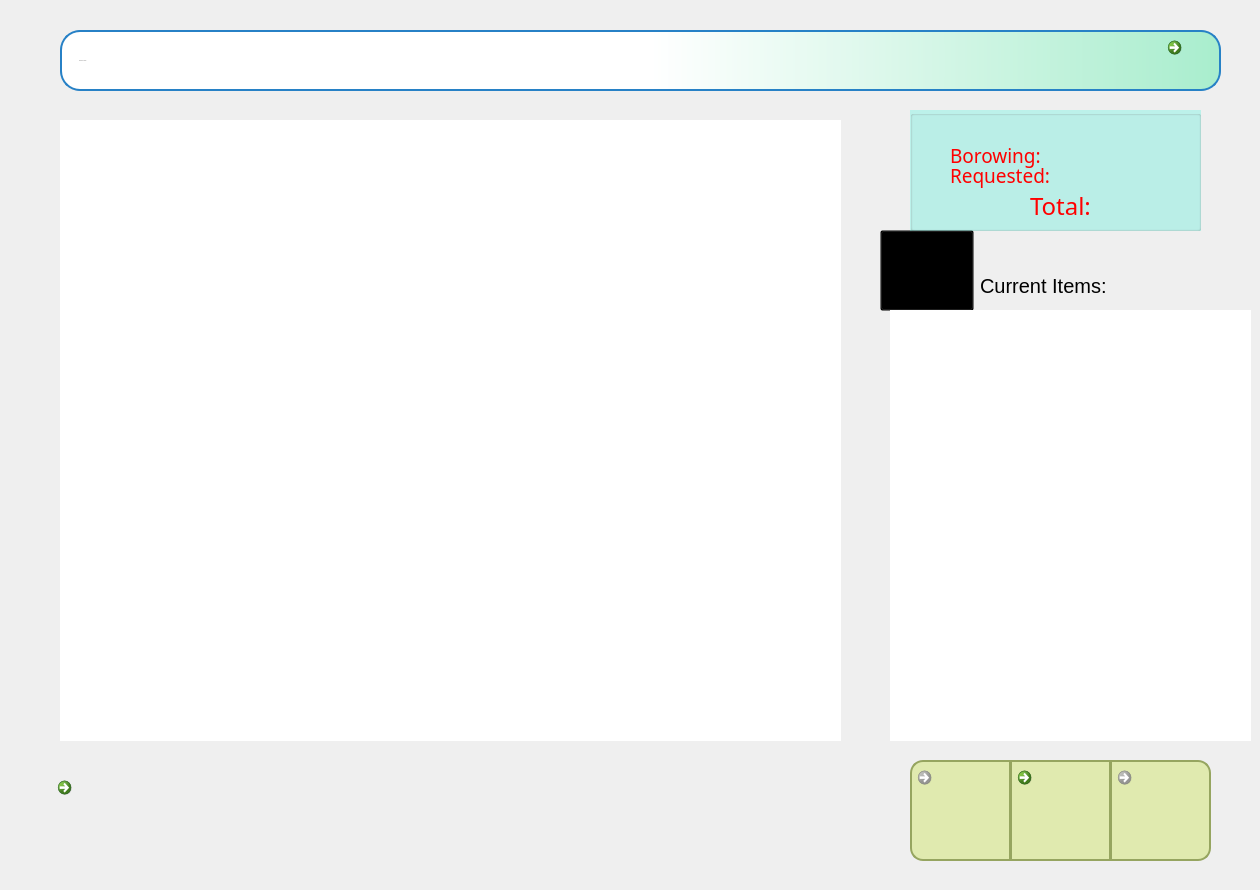
   <widget class="QWidget" name="searchPage">
    <property name="styleSheet">
     <string notr="true"/>
    </property>
    <widget class="QLineEdit" name="searchLine">
     <property name="geometry">
      <rect>
       <x>60</x>
       <y>30</y>
       <width>1161</width>
       <height>61</height>
      </rect>
     </property>
     <property name="font">
      <font>
       <pointsize>-1</pointsize>
      </font>
     </property>
     <property name="focusPolicy">
      <enum>Qt::StrongFocus</enum>
     </property>
     <property name="styleSheet">
      <string notr="true">border: 2px solid #2781c6;
border-radius: 20px;

background-color: qlineargradient(spread:pad, x1:1, y1:0, x2:0, y2:0, stop:0 rgba(168, 237, 205, 255), stop:0.492611 rgba(255, 255, 255, 255));

padding: 15px;</string>
     </property>
     <property name="text">
      <string/>
     </property>
     <property name="placeholderText">
      <string>Search for books</string>
     </property>
     <property name="clearButtonEnabled">
      <bool>true</bool>
     </property>
    </widget>
    <widget class="QListWidget" name="listWidget_2">
     <property name="geometry">
      <rect>
       <x>60</x>
       <y>120</y>
       <width>781</width>
       <height>621</height>
      </rect>
     </property>
     <property name="font">
      <font>
       <family>Rockwell</family>
       <pointsize>20</pointsize>
      </font>
     </property>
     <property name="cursor" stdset="0">
      <cursorShape>PointingHandCursor</cursorShape>
     </property>
     <property name="mouseTracking">
      <bool>true</bool>
     </property>
     <property name="toolTipDuration">
      <number>10</number>
     </property>
     <property name="layoutDirection">
      <enum>Qt::LeftToRight</enum>
     </property>
     <property name="styleSheet">
      <string notr="true"/>
     </property>
     <property name="frameShape">
      <enum>QFrame::NoFrame</enum>
     </property>
     <property name="frameShadow">
      <enum>QFrame::Sunken</enum>
     </property>
     <property name="iconSize">
      <size>
       <width>80</width>
       <height>150</height>
      </size>
     </property>
     <property name="textElideMode">
      <enum>Qt::ElideRight</enum>
     </property>
     <property name="verticalScrollMode">
      <enum>QAbstractItemView::ScrollPerPixel</enum>
     </property>
     <property name="horizontalScrollMode">
      <enum>QAbstractItemView::ScrollPerPixel</enum>
     </property>
     <property name="sortingEnabled">
      <bool>true</bool>
     </property>
    </widget>
    <widget class="QPushButton" name="pushButton">
     <property name="geometry">
      <rect>
       <x>880</x>
       <y>230</y>
       <width>94</width>
       <height>81</height>
      </rect>
     </property>
     <property name="styleSheet">
      <string notr="true">border-image: url(:/LIBPRO/cart.png);
background: transparent;</string>
     </property>
     <property name="text">
      <string/>
     </property>
    </widget>
    <widget class="QGroupBox" name="groupBox_2">
     <property name="geometry">
      <rect>
       <x>910</x>
       <y>110</y>
       <width>291</width>
       <height>121</height>
      </rect>
     </property>
     <property name="styleSheet">
      <string notr="true">background: rgba(66, 244, 220,0.3);</string>
     </property>
     <property name="title">
      <string/>
     </property>
     <widget class="QLabel" name="borrowed">
      <property name="geometry">
       <rect>
        <x>40</x>
        <y>30</y>
        <width>241</width>
        <height>31</height>
       </rect>
      </property>
      <property name="font">
       <font>
        <family>American Typewriter</family>
        <pointsize>14</pointsize>
       </font>
      </property>
      <property name="styleSheet">
       <string notr="true">color:red;
background: transparent;</string>
      </property>
      <property name="text">
       <string>Borowing:</string>
      </property>
     </widget>
     <widget class="QLabel" name="remain">
      <property name="geometry">
       <rect>
        <x>40</x>
        <y>50</y>
        <width>241</width>
        <height>31</height>
       </rect>
      </property>
      <property name="font">
       <font>
        <family>American Typewriter</family>
        <pointsize>14</pointsize>
       </font>
      </property>
      <property name="styleSheet">
       <string notr="true">color: red;
background: transparent;</string>
      </property>
      <property name="text">
       <string>Requested:</string>
      </property>
     </widget>
     <widget class="QLabel" name="total">
      <property name="geometry">
       <rect>
        <x>120</x>
        <y>80</y>
        <width>161</width>
        <height>31</height>
       </rect>
      </property>
      <property name="font">
       <font>
        <family>Futura</family>
        <pointsize>18</pointsize>
       </font>
      </property>
      <property name="styleSheet">
       <string notr="true">color:red;
background: transparent;</string>
      </property>
      <property name="text">
       <string>Total:</string>
      </property>
     </widget>
    </widget>
    <widget class="QListWidget" name="listWidget_3">
     <property name="geometry">
      <rect>
       <x>890</x>
       <y>310</y>
       <width>361</width>
       <height>431</height>
      </rect>
     </property>
     <property name="font">
      <font>
       <family>Rockwell</family>
       <pointsize>15</pointsize>
      </font>
     </property>
     <property name="cursor" stdset="0">
      <cursorShape>PointingHandCursor</cursorShape>
     </property>
     <property name="mouseTracking">
      <bool>true</bool>
     </property>
     <property name="frameShape">
      <enum>QFrame::NoFrame</enum>
     </property>
     <property name="iconSize">
      <size>
       <width>50</width>
       <height>50</height>
      </size>
     </property>
     <property name="verticalScrollMode">
      <enum>QAbstractItemView::ScrollPerPixel</enum>
     </property>
     <property name="horizontalScrollMode">
      <enum>QAbstractItemView::ScrollPerPixel</enum>
     </property>
     <property name="wordWrap">
      <bool>false</bool>
     </property>
     <property name="sortingEnabled">
      <bool>true</bool>
     </property>
    </widget>
    <widget class="QCommandLinkButton" name="returnButton">
     <property name="geometry">
      <rect>
       <x>50</x>
       <y>770</y>
       <width>111</width>
       <height>111</height>
      </rect>
     </property>
     <property name="cursor">
      <cursorShape>PointingHandCursor</cursorShape>
     </property>
     <property name="mouseTracking">
      <bool>true</bool>
     </property>
     <property name="text">
      <string/>
     </property>
     <property name="icon">
      <iconset resource="LIBPRO.qrc">
       <normaloff>:/LIBPRO/back.ico</normaloff>:/LIBPRO/back.ico</iconset>
     </property>
     <property name="iconSize">
      <size>
       <width>100</width>
       <height>100</height>
      </size>
     </property>
    </widget>
    <widget class="QCommandLinkButton" name="searchButton">
     <property name="geometry">
      <rect>
       <x>1160</x>
       <y>30</y>
       <width>61</width>
       <height>61</height>
      </rect>
     </property>
     <property name="cursor">
      <cursorShape>PointingHandCursor</cursorShape>
     </property>
     <property name="mouseTracking">
      <bool>true</bool>
     </property>
     <property name="styleSheet">
      <string notr="true">border-radius: 20px;
background:transparent;</string>
     </property>
     <property name="text">
      <string/>
     </property>
     <property name="icon">
      <iconset resource="LIBPRO.qrc">
       <normaloff>:/LIBPRO/search.ico</normaloff>:/LIBPRO/search.ico</iconset>
     </property>
     <property name="iconSize">
      <size>
       <width>45</width>
       <height>50</height>
      </size>
     </property>
    </widget>
    <widget class="QCommandLinkButton" name="addButton">
     <property name="enabled">
      <bool>false</bool>
     </property>
     <property name="geometry">
      <rect>
       <x>910</x>
       <y>760</y>
       <width>101</width>
       <height>101</height>
      </rect>
     </property>
     <property name="cursor">
      <cursorShape>PointingHandCursor</cursorShape>
     </property>
     <property name="mouseTracking">
      <bool>true</bool>
     </property>
     <property name="styleSheet">
      <string notr="true">border: 2px solid #96a560;
background-color: #e0eaaf;
border-top-left-radius:13px;
border-bottom-left-radius:13px;</string>
     </property>
     <property name="text">
      <string/>
     </property>
     <property name="icon">
      <iconset resource="LIBPRO.qrc">
       <normaloff>:/LIBPRO/add.ico</normaloff>:/LIBPRO/add.ico</iconset>
     </property>
     <property name="iconSize">
      <size>
       <width>100</width>
       <height>80</height>
      </size>
     </property>
    </widget>
    <widget class="QCommandLinkButton" name="removeButton">
     <property name="enabled">
      <bool>false</bool>
     </property>
     <property name="geometry">
      <rect>
       <x>1110</x>
       <y>760</y>
       <width>101</width>
       <height>101</height>
      </rect>
     </property>
     <property name="cursor">
      <cursorShape>PointingHandCursor</cursorShape>
     </property>
     <property name="mouseTracking">
      <bool>true</bool>
     </property>
     <property name="styleSheet">
      <string notr="true">border: 2px solid #96a560;
background-color: #e0eaaf;
border-bottom-right-radius:13px;
border-top-right-radius:13px;</string>
     </property>
     <property name="text">
      <string/>
     </property>
     <property name="icon">
      <iconset resource="LIBPRO.qrc">
       <normaloff>:/LIBPRO/remove.ico</normaloff>:/LIBPRO/remove.ico</iconset>
     </property>
     <property name="iconSize">
      <size>
       <width>100</width>
       <height>80</height>
      </size>
     </property>
    </widget>
    <widget class="QCommandLinkButton" name="borrowButton">
     <property name="geometry">
      <rect>
       <x>1010</x>
       <y>760</y>
       <width>101</width>
       <height>101</height>
      </rect>
     </property>
     <property name="cursor">
      <cursorShape>PointingHandCursor</cursorShape>
     </property>
     <property name="mouseTracking">
      <bool>true</bool>
     </property>
     <property name="styleSheet">
      <string notr="true">border: 2px solid #96a560;
background-color: #e0eaaf;
</string>
     </property>
     <property name="text">
      <string/>
     </property>
     <property name="icon">
      <iconset resource="LIBPRO.qrc">
       <normaloff>:/LIBPRO/borrow.ico</normaloff>:/LIBPRO/borrow.ico</iconset>
     </property>
     <property name="iconSize">
      <size>
       <width>100</width>
       <height>80</height>
      </size>
     </property>
    </widget>
    <widget class="QLabel" name="label_14">
     <property name="geometry">
      <rect>
       <x>980</x>
       <y>260</y>
       <width>141</width>
       <height>51</height>
      </rect>
     </property>
     <property name="font">
      <font>
       <pointsize>15</pointsize>
      </font>
     </property>
     <property name="text">
      <string>Current Items:</string>
     </property>
    </widget>
   </widget>
